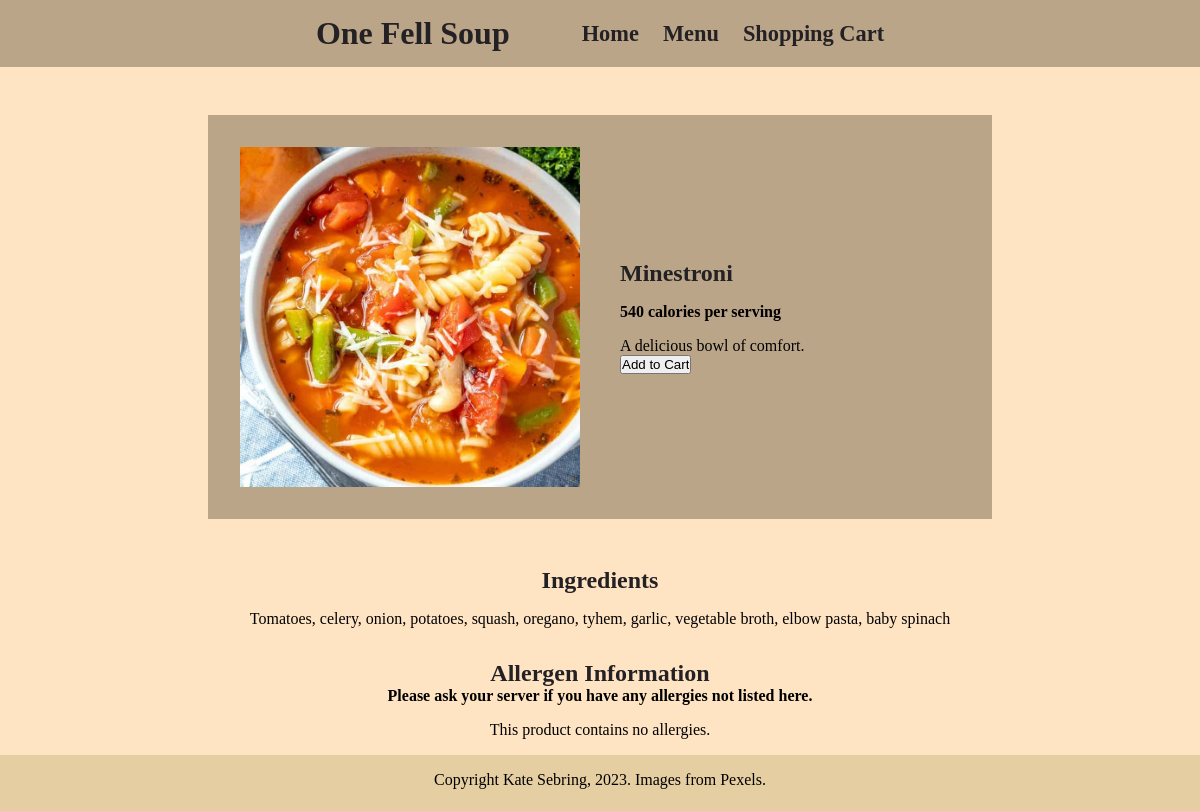
/minestroni.php, run on the app's committed database.
### tables this page shows
CREATE TABLE soup_products(
productID INT AUTO_INCREMENT PRIMARY KEY,
productName VARCHAR(255),
productDescription VARCHAR(1000),
calories INT,
productPrice DECIMAL(13,2),
webPageLink VARCHAR(255),
allergies VARCHAR (1000),
ingredients VARCHAR (1000),
productImg VARCHAR(255),
imgAlt VARCHAR(255)
);

### minestroni.php (the view, shortened to what this page needs)
<?php
include("header.php");
?>
<!DOCTYPE html>
<html lang="en">
<head>
    <link href="css/universal_settings.css" rel="stylesheet">
</head>
<body>
    <main>
        <div class="main-product-info">
        <?php
            try {
                $selectItem = "SELECT * FROM soup_products WHERE productId = 6";
                $stmt = $conn->prepare($selectItem);
                $stmt->execute();
                $stmt->setFetchMode(PDO::FETCH_ASSOC);
                foreach($stmt->fetchAll() as $listItem) {
                    $productName = $listItem['productName'];
                    $calories = $listItem['calories'];
                    $productImg = $listItem['productImg'];
                    $productDescription = $listItem['productDescription'];
                    $imgAlt = $listItem['imgAlt'];
                    echo "<div class='productImage'><img src='$productImg' class='soup-img' alt='$imgAlt'></div>";
                    echo "<div class='productInfo'><h2>$productName</h2>";
                    echo "<p><b>$calories calories per serving</b></p>";
                    echo "<p id='product-description'>$productDescription</p>";
                }
            } catch(PDOException $e) {
                echo "Error: " . $e->getMessage();
            }
        ?>
            <form action="minestroni.php" method="post">
                <input type="submit" name="submit" value="Add to Cart">
            </form>
            </div>
        </div>
        <div class="nutrition-info">
            <div id="ingredients">
                <h3>Ingredients</h3>
                <?php
                try {
                    $selectItem = "SELECT * FROM soup_products WHERE productId = 6";
                    $stmt = $conn->prepare($selectItem);
                    $stmt->execute();
                    $stmt->setFetchMode(PDO::FETCH_ASSOC);
                    foreach($stmt->fetchAll() as $listItem) {
                        $ingredients = $listItem['ingredients'];
                        echo "<p>$ingredients</p>";
                    }
                } catch(PDOException $e) {
                    echo "Error: " . $e->getMessage();
                }
                ?>
            </div>
            <div id="allergens">
                <h3>Allergen Information</h3>
                <strong>Please ask your server if you have any allergies not listed here.</strong>
                <?php
                try {
                    $selectItem = "SELECT * FROM soup_products WHERE productId = 6";
                    $stmt = $conn->prepare($selectItem);
                    $stmt->execute();
                    $stmt->setFetchMode(PDO::FETCH_ASSOC);
                    foreach($stmt->fetchAll() as $listItem) {
                        $allergies = $listItem['allergies'];
                        echo "<p>This product contains $allergies.</p>";
                    }
                } catch(PDOException $e) {
                    echo "Error: " . $e->getMessage();
                }
                ?>
            </div>
        </div>
    <footer>
        Copyright Kate Sebring, 2023. Images from Pexels.
    </footer>
    </main>
</body>
</html>

### css/universal_settings.css (style rules this page uses)
* { margin: 0; padding: 0; }
body { font-family: Cambria, Cochin, Georgia, Times, 'Times New Roman', serif; background-color: bisque; }
footer { background-color: rgb(229, 206, 162); height: 2.5rem; text-align: center; width:100%; padding-top: 1em; padding-bottom: 1em; margin-top: 1em; }
@media screen and (min-width: 348px) { footer { padding-bottom: 0; } }

### minestroni.php (style rules this page uses)
.main-product-info { margin: auto; margin-top: 3rem; display: flex; flex-flow: column wrap; justify-content: center; align-items: center; text-align: center; padding: 2rem; background-color: #bba589; }
h2 { margin-bottom: 1rem; }
.soup-img { width: 100%; padding-bottom:1rem; }
h1, h2, h3 { color: #242124; }
p { margin-top:1rem; }
h3 { font-size: 1.5rem; }
.nutrition-info { display: flex; flex-flow: column wrap; align-items: center; gap:2rem; margin-top: 3rem; text-align: center; }
@media screen and (min-width: 700px) { main { flex-flow: row wrap; } }
@media screen and (min-width: 700px) { .soup-img { padding-bottom:0; } }
@media screen and (min-width: 700px) { .main-product-info { display: grid; grid-template-columns: repeat(2, 4fr); grid-template-rows: 1fr; grid-column-gap: 40px; grid-row-gap: 0px; text-align: left; width:70%; } }
@media screen and (min-width: 700px) { .productImage { grid-area: 1 / 1 / 2 / 2; } }
@media screen and (min-width: 700px) { .productInfo { grid-area: 1 / 2 / 2 / 3; } }
@media screen and (min-width: 1200px) { .main-product-info { width:60%; } }

### data on the page
soup_products: productImg (picture), productName "Minestroni", calories "540", productDescription "A delicious bowl of comfort.", ingredients "Tomatoes, celery, onion, potatoes, squash, oregano, tyhem, garlic, vegetable broth, elbow pasta, baby spinach", allergies "no allergies"
